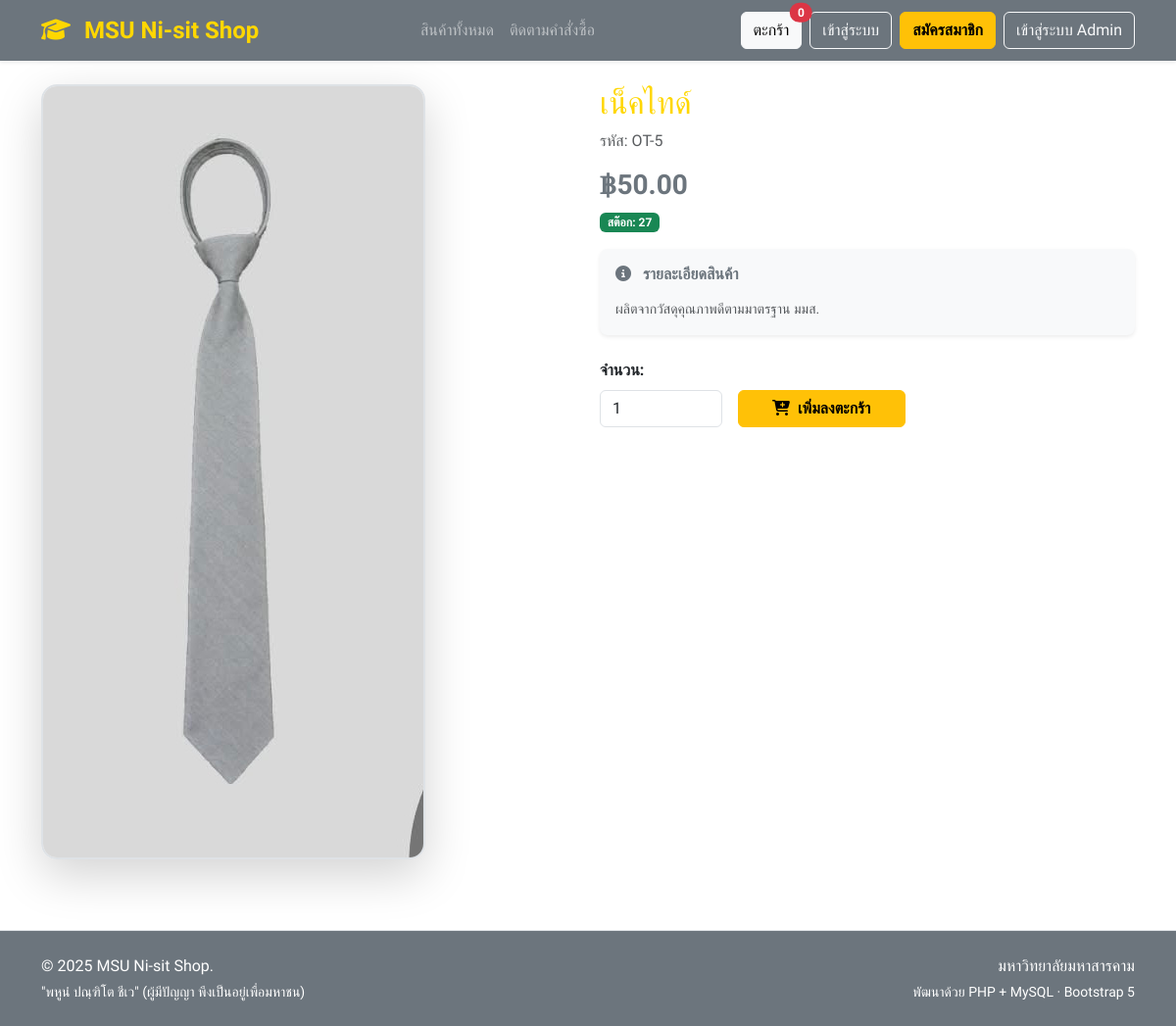
/product.php?id=44, run on the app's committed database.
### tables this page shows
CREATE TABLE `products` (
  `id` int(11) NOT NULL,
  `sku` varchar(50) DEFAULT NULL,
  `name` varchar(150) NOT NULL,
  `description` text DEFAULT NULL,
  `price` decimal(10,2) NOT NULL DEFAULT 0.00,
  `stock` int(11) NOT NULL DEFAULT 0,
  `expected_restock_date` date DEFAULT NULL,
  `image` varchar(255) DEFAULT NULL,
  `is_active` tinyint(1) NOT NULL DEFAULT 1,
  `created_at` timestamp NOT NULL DEFAULT current_timestamp(),
  `updated_at` timestamp NOT NULL DEFAULT current_timestamp() ON UPDATE current_timestamp()
);

### functions.php (called while the page is built, shortened)
<?php
function money($n) { return number_format((float)$n, 2); }
function base_url($path = '') {
    return rtrim(BASE_URL, '/') . '/' . ltrim($path, '/');
}

### product.php (the view, shortened to what this page needs)
<?php
require_once __DIR__ . '/db.php';
require_once __DIR__ . '/partials/header.php';
$id = (int)($_GET['id'] ?? 0);
$stmt = $pdo->prepare('SELECT * FROM products WHERE id = ? AND is_active=1');
$stmt->execute([$id]);
$p = $stmt->fetch();
?>
<div class="row g-4">
  <div class="col-md-6">
    <img class="img-fluid rounded-4 shadow-lg border border-2 border-gray"
         src="<?= $p['image'] ? base_url('uploads/'.$p['image']) : base_url('assets/no-image.png') ?>"
         alt="<?= htmlspecialchars($p['name']) ?>">
  </div>
  <div class="col-md-6">
    <h2 style="color: #FFD700;"><?= htmlspecialchars($p['name']) ?></h2>
    <p class="text-muted">รหัส: <?= htmlspecialchars($p['sku']) ?></p>
    <h3 class="text-secondary fw-bold">฿<?= money($p['price']) ?></h3>
    <p>
      <?php if ($p['stock'] > 0): ?>
        <span class="badge bg-success">สต๊อก: <?= (int)$p['stock'] ?></span>
      <?php else: ?>
        <span class="badge bg-secondary">
          ของหมด<?= $p['expected_restock_date'] ? ' · คาดเข้า '.htmlspecialchars($p['expected_restock_date']) : '' ?>
        </span>
      <?php endif; ?>
    </p>
    <div class="card border-0 shadow-sm mb-4 bg-light rounded-3">
      <div class="card-body">
        <h6 class="card-title text-secondary fw-bold mb-3">
          <i class="fa-solid fa-circle-info me-2"></i> รายละเอียดสินค้า
        </h6>
        <?php
        $sku_prefix = substr($p['sku'], 0, 2);
        ?>
        <?php if ($sku_prefix === 'TS' || $sku_prefix === 'SH'): ?>
          <div class="d-flex flex-wrap gap-2 mb-3">
            <span class="badge bg-dark-subtle text-dark-emphasis p-2"><i class="fa-solid fa-shirt me-1"></i> ผ้าคอตตอน 100%</span>
            <span class="badge bg-dark-subtle text-dark-emphasis p-2"><i class="fa-solid fa-sun me-1"></i> ระบายอากาศดี</span>
            <span class="badge bg-dark-subtle text-dark-emphasis p-2"><i class="fa-solid fa-paintbrush me-1"></i> สีไม่ตก</span>
          </div>
          <p class="card-text small text-muted mb-0">ผลิตจากเส้นใยคุณภาพสูงตามมาตรฐาน มมส. เหมาะกับนิสิตและบุคลากรทุกท่าน</p>
        <?php else: ?>
          <p class="card-text small text-muted mb-0">ผลิตจากวัสดุคุณภาพดีตามมาตรฐาน มมส.</p>
        <?php endif; ?>
      </div>
    </div>
    <?php
    $sku_prefix = substr($p['sku'], 0, 2);
    $has_size = in_array($sku_prefix, ['TS', 'SH', 'PT', 'SK', 'PL', 'SO']);
    ?>
    <?php if ($has_size): ?>
      <form method="post">
        <input type="hidden" name="csrf" value="<?= csrf_token() ?>">
        <div class="row g-3 align-items-end">
          <div class="col-12 col-md-5">
            <label for="productSize" class="form-label fw-bold">เลือกขนาด:</label>
            <select class="form-select" id="productSize" name="size" required>
              <option value="N/A" disabled selected>-- กรุณาเลือกไซส์ --</option>
              <?php
              if (in_array($sku_prefix, ['TS', 'SH'])) {
                echo '<option value="S">S</option><option value="M">M</option><option value="L">L</option><option value="XL">XL</option><option value="XXL">XXL</option>';
              } elseif (in_array($sku_prefix, ['PT', 'PL'])) {
                echo '<option value="28">28</option><option value="30">30</option><option value="32">32</option><option value="34">34</option><option value="36">36</option>';
              } elseif ($sku_prefix === 'SO') {
                echo '<option value="36">36</option><option value="37">37</option><option value="38">38</option><option value="39">39</option><option value="40">40</option><option value="41">41</option><option value="42">42</option><option value="43">43</option>';
              }
              ?>
            </select>
          </div>
          <div class="col-6 col-md-3">
            <label for="qty" class="form-label fw-bold">จำนวน:</label>
            <input type="number" min="1" max="<?= max(1,(int)$p['stock']) ?>"
                   id="qty" name="qty" value="1" class="form-control" required>
          </div>
          <div class="col-6 col-md-4">
            <button class="btn btn-warning fw-bold w-100"<?= $p['stock'] <= 0 ? ' disabled' : '' ?>>
              <i class="fa-solid fa-cart-plus me-1"></i> เพิ่มลงตะกร้า
            </button>
          </div>
        </div>
      </form>
    <?php else: ?>
      <form method="post">
        <div class="row g-3 align-items-end">
          <div class="col-6 col-md-3">
            <label for="qty" class="form-label fw-bold">จำนวน:</label>
            <input type="number" min="1" max="<?= max(1,(int)$p['stock']) ?>" id="qty" name="qty" value="1" class="form-control" required>
          </div>
          <div class="col-6 col-md-4">
            <button class="btn btn-warning fw-bold w-100"<?= $p['stock'] <= 0 ? ' disabled' : '' ?>>
              <i class="fa-solid fa-cart-plus me-1"></i> เพิ่มลงตะกร้า
            </button>
          </div>
        </div>
      </form>
    <?php endif; ?>
  </div>
</div>
<?php require_once __DIR__ . '/partials/footer.php'; ?>

### data on the page
products: image+name (picture), name "เน็คไทด์", sku "OT-5", price "50.00", stock "27"

### other printed values
cart_count() "0"
